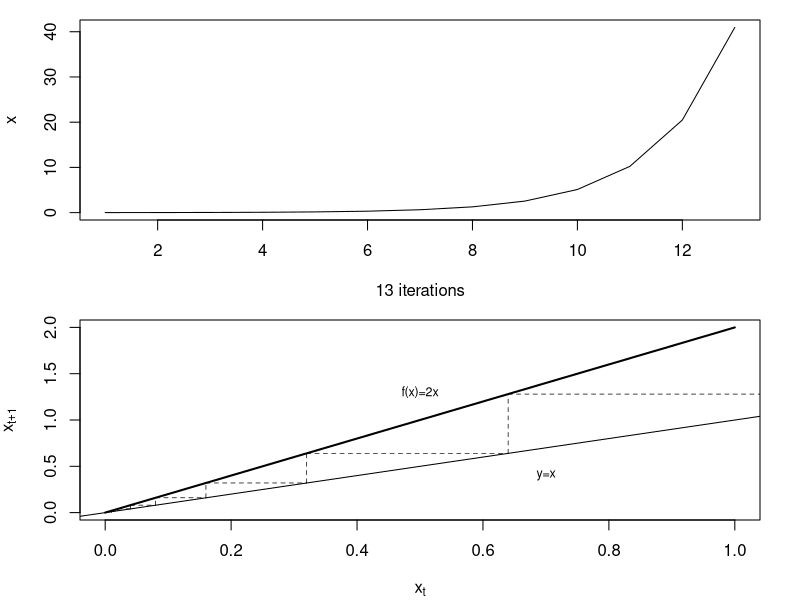
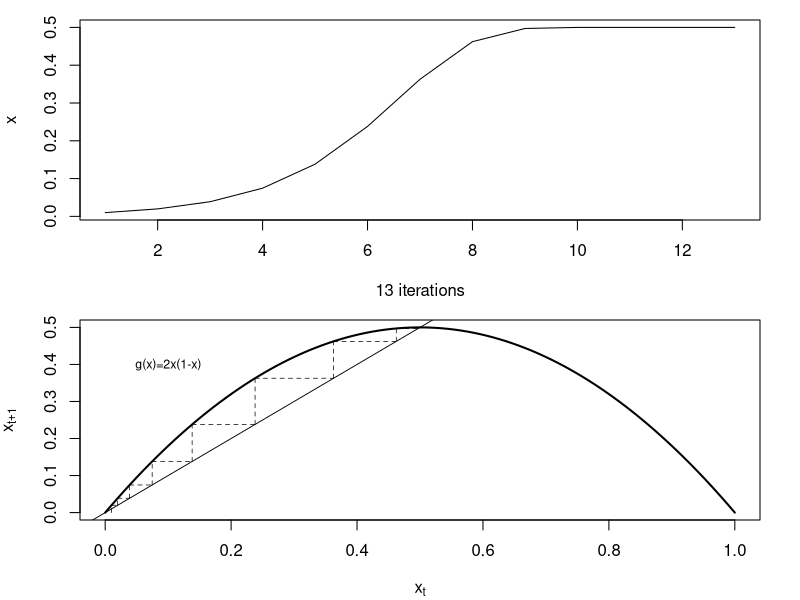
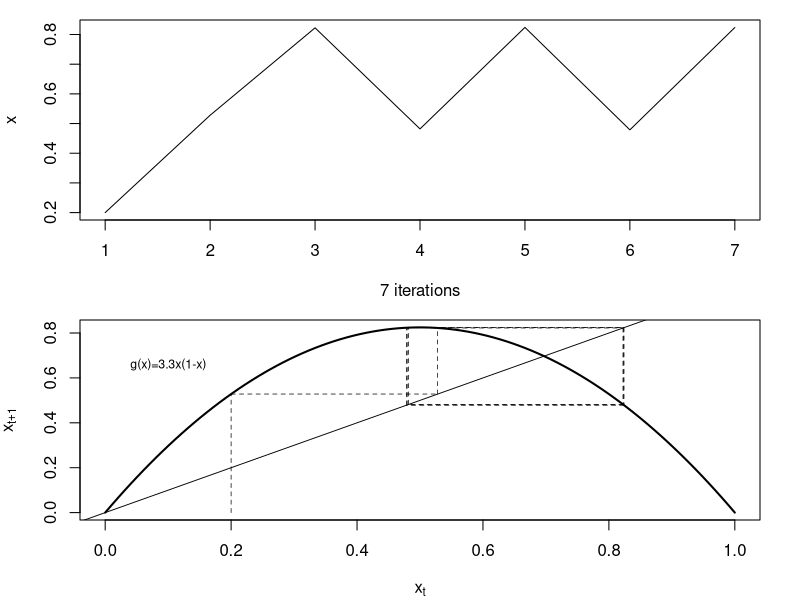
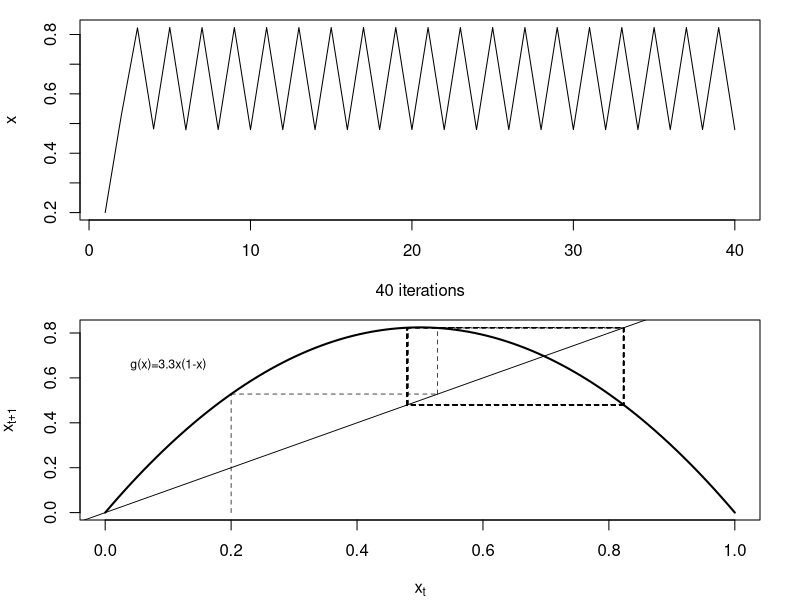

Here is the R script that generated these plots, in order:
# rm(list = ls(all = TRUE)) ## Clear workspace
####################################################################
#####       Author: etb                                         ####
#####       Date Created: Sat Sep 12  11:54:00 AM 2015          ####
#####       Version 0.1                                         ####
#####       The scrips: Experiments inspired by Alligood,       ####
#####                   Sauer, and Yorke (1996). Chaos: An      #### 
#####                   Introduction to Dynamical               #### 
#####                   Systems, New York, Springer,            ####
#####                   chapters 1-2 using R                    ####
#####        Thanks to: code inspired by bayesianbiologist.com  ####
####################################################################


####################################################################
##                                                                ##
##            Define Parameters cf. p. 3-4                        ##
##                                                                ##
N <- 12+1 # iterations
x_o <- 10000/1000000 # # initial_state 
r=2 # factor

####################################################################
##                                                                ##
##            f^n(x) in a transparent way, f(x) = 2x              ##
##                                                                ##
f_x <- array(dim=N)
f_x[1] <- x_o
for(i in 2:N)
f_x[i] <- r*f_x[i-1]
f_x <- format(f_x, nsmall = 10)
# f_x

####################################################################
##                                                                ##
##            g^n(x) in a transparent way, g(x) = 2x(1-x)         ##
##                                                                ##
g_x <- array(dim=N)
g_x[1] <- x_o
for(i in 2:N)
g_x[i]<-r*g_x[i-1]*(1-g_x[i-1])
g_x <- format(g_x, nsmall = 10)
# g_x

####################################################################
##                                                                ##
##            Display data (table 1.1. p. 4)                      ##
##                                                                ##
iteration_no <- 0:(N-1)
df <- data.frame(iteration_no, f_x, g_x)
df


####################################################################
##                                                                ##
##            Cobweb Plot, exponential growth  f^n(x)             ##
##            (Figure 1.1 p. 6)                                   ##
##                                                                ##

exponential_growth_map<-function(r=1,x_o=runif(1,0,1),N=20,burn_in=0,...)
{
par(mfrow=c(2,1),mar=c(4,4,1,2),lwd=1)
############# Trace #############
x<-array(dim=N)
x[1]<-x_o
for(i in 2:N)
x[i]<-r*x[i-1]

plot(x[(burn_in+1):N],type='l',xlab=paste(N, "iterations"),ylab='x',...)
#################################
 
##########  exponential Map ########
x<-seq(from=0,to=1,length.out=100)
x_np1<-array(dim=100)
for(i in 1:length(x))
x_np1[i]<-r*x[i]
 
plot(x,x_np1,type='l', lwd = 2,xlab=expression(x[t]),ylab=expression(x[t+1]))
text(.5,1.3,paste0("f(x)=",r,"x"), cex = .75)
abline(0,1)
text(.7,.4,"y=x", cex = .75) 
start=x_o
vert=FALSE
lines(x=c(start,start),y=c(0,r*start), lty = 2, lwd = 0.7)
for(i in 1:(2*N))
{
if(vert)
{
lines(x=c(start,start),y=c(start,r*start), lty = 2, lwd = 0.7)
vert=FALSE
}
else
{
lines(x=c(start,
r*start),
y=c(r*start,
r*start), lty = 2, lwd = 0.7)
vert=TRUE
start=r*start
}
}
#################################
}

# plot
exponential_growth_map(r=2,x_o=x_o, N=13)

####################################################################
##                                                                ##
##            Cobweb Plot, logistic growth  g^n(x)                ##
##            (Figure 1.2 p. 7)                                   ##
##                                                                ##

logistic_growth_map<-function(r=1,x_o=runif(1,0,1),N=20,burn_in=0,...)
{
par(mfrow=c(2,1),mar=c(4,4,1,2),lwd=1)
############# Trace #############
x<-array(dim=N)
x[1]<-x_o
for(i in 2:N)
x[i]<-r*x[i-1]*(1-x[i-1])
 
plot(x[(burn_in+1):N],type='l',xlab=paste(N, "iterations"),ylab='x',...)
#################################
 
##########  Quadradic Map ########
x<-seq(from=0,to=1,length.out=100)
x_np1<-array(dim=100)
for(i in 1:length(x))
x_np1[i]<-r*x[i]*(1-x[i])

plot(x,x_np1,type='l', lwd = 2, xlab=expression(x[t]),ylab=expression(x[t+1]))
text(.1,(.2*r),paste0("g(x)=",r,"x(1-x)"), cex = .75)
abline(0,1, lty = 1, lwd = 0.9)
 
start=x_o
vert=FALSE
lines(x=c(start,start),y=c(0,r*start*(1-start)), lty = 2, lwd = 0.7)
for(i in 1:(2*N))
{
if(vert)
{
lines(x=c(start,start),y=c(start,r*start*(1-start)), lty = 2, lwd = 0.7)
vert=FALSE
}
else
{
lines(x=c(start,
r*start*(1-start)),
y=c(r*start*(1-start),
r*start*(1-start)), lty = 2, lwd = 0.7)
vert=TRUE
start=r*start*(1-start)
}
}
#################################
}

# plot
logistic_growth_map(r=2,x_o=x_o, N=13)


####################################################################
##                                                                ##
##            Güney's example of a periodic point                 ##
##                                                                ##

# plot
logistic_growth_map(r=3.3,x_o=0.2, N=7)

# plot
logistic_growth_map(r=3.3,x_o=0.2, N=40)

####################################################################
##                                                                ##
##            raw data                                            ##
##                                                                ##

r=3.3
x_o=0.2
N=40

pp_x <- array(dim=N)
pp_x[1] <- x_o
for(i in 2:N)
pp_x[i]<-r*pp_x[i-1]*(1-pp_x[i-1])
pp_x <- format(pp_x, nsmall = 20)
iteration_no <- 0:(N-1)

data.frame(iteration_no, pp_x)

N=400

pp_x <- array(dim=N)
pp_x[1] <- x_o
for(i in 2:N)
pp_x[i]<-r*pp_x[i-1]*(1-pp_x[i-1])
pp_x <- format(pp_x, nsmall = 20)
iteration_no <- 0:(N-1)

tail(data.frame(iteration_no, pp_x))
